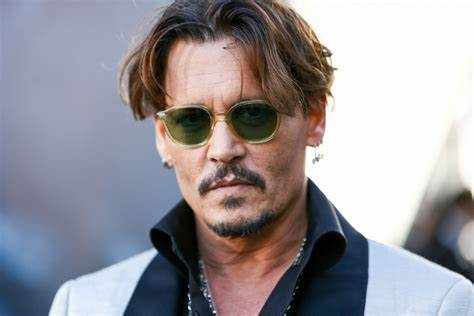
#> input picture Assignment_1/prob3_img1.jpg, 474 x 316 px
$ jupyter execute prob3.ipynb
#> lines starting #> are read from the running program, lines starting #| are printed output that depends on the picture
[cell 1]
import cv2
import matplotlib.pyplot as plt
import numpy as np

# Function to apply a high-pass filter
def high_pass_filter(image):
    blurred = cv2.GaussianBlur(image, (21, 21), 0)
    high_pass = cv2.subtract(image, blurred)
    high_pass = cv2.normalize(high_pass, None, 0, 255, cv2.NORM_MINMAX)
    return high_pass

# Function to apply a low-pass filter
def low_pass_filter(image):
    low_pass = cv2.GaussianBlur(image, (21, 21), 0)
    return low_pass

# Function to combine two images
def combine_images(high_pass, low_pass):
    combined = cv2.addWeighted(high_pass, 0.5, low_pass, 0.5, 0)
    return combined

# Load the images
image1 = cv2.imread('prob3_img1.jpg')  # Replace with your image path
#> image1 is the input picture: shape (316, 474, 3); mean B, G, R 153.5, 147.7, 151
image2 = cv2.imread('prob3_img2.jpg')  # Replace with your image path
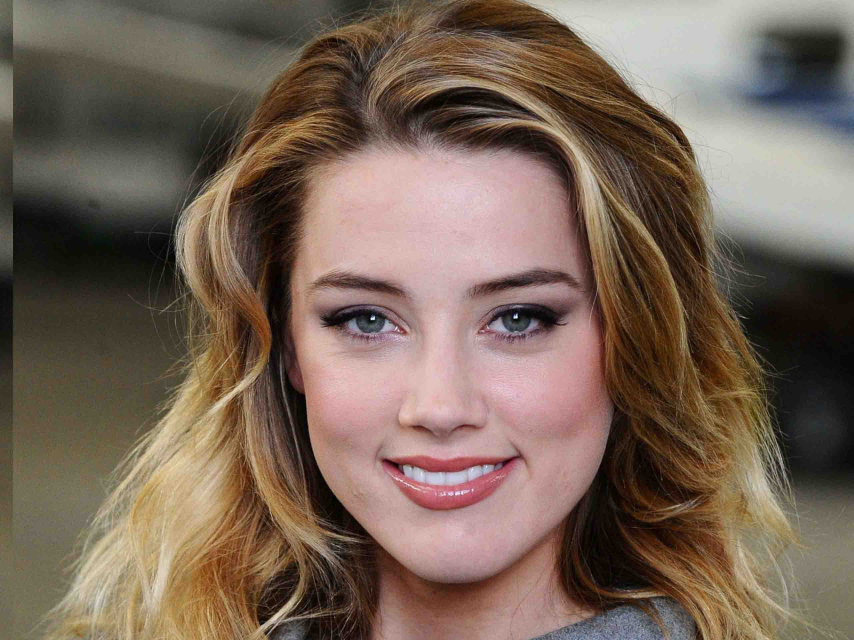
#> input picture Assignment_1/prob3_img2.jpg, 2560 x 1920 px (shown at 1/3 size)
#> image2 is the input picture: shape (1920, 2560, 3); mean B, G, R 87.2, 100.9, 119.6

# Check if images are loaded
if image1 is None or image2 is None:
    print("Error: One or both images not found. Check the file paths.")
else:
    # Resize images to the same size
    image2 = cv2.resize(image2, (image1.shape[1], image1.shape[0]))
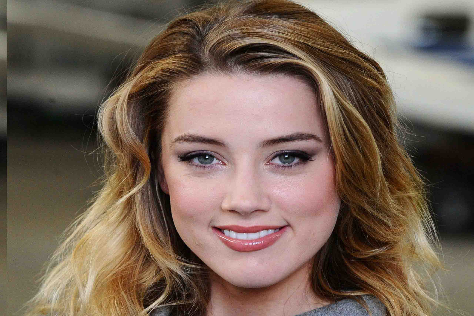
#> image2: shape (316, 474, 3); mean B, G, R 87.2, 100.8, 119.5

    # Apply filters
    high_pass = high_pass_filter(image1)
#> in high_pass_filter, `blurred = cv2.GaussianBlur(image, (21, 21), 0)`:
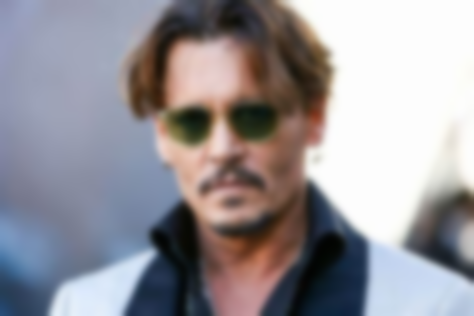
#> blurred: shape (316, 474, 3); mean B, G, R 153.5, 147.7, 151
#> in high_pass_filter, `high_pass = cv2.subtract(image, blurred)`:
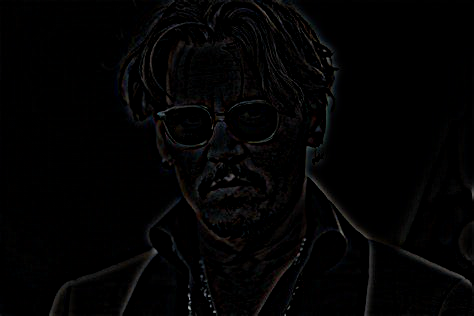
#> high_pass: shape (316, 474, 3); mean B, G, R 3.2, 3.1, 3.2
    low_pass = low_pass_filter(image2)
#> in low_pass_filter, `low_pass = cv2.GaussianBlur(image, (21, 21), 0)`:
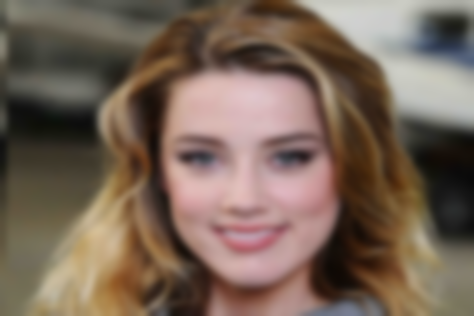
#> low_pass: shape (316, 474, 3); mean B, G, R 87.1, 100.8, 119.5

    # Combine the images
    combined = combine_images(high_pass, low_pass)
#> in combine_images, `combined = cv2.addWeighted(high_pass, 0.5, low_pass, 0.5, 0)`:
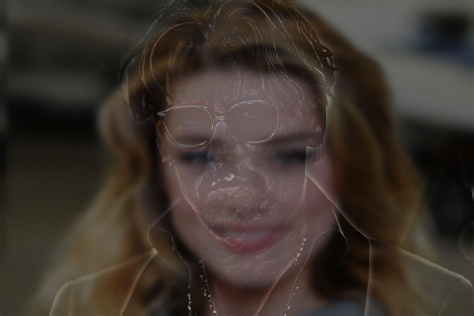
#> combined: shape (316, 474, 3); mean B, G, R 45.8, 52.5, 62

    # Convert images to RGB for displaying
    image1_rgb = cv2.cvtColor(image1, cv2.COLOR_BGR2RGB)
    image2_rgb = cv2.cvtColor(image2, cv2.COLOR_BGR2RGB)
    high_pass_rgb = cv2.cvtColor(high_pass, cv2.COLOR_BGR2RGB)
    low_pass_rgb = cv2.cvtColor(low_pass, cv2.COLOR_BGR2RGB)
    combined_rgb = cv2.cvtColor(combined, cv2.COLOR_BGR2RGB)

    # Display the images
    plt.figure(figsize=(10, 10))

    plt.subplot(3, 2, 1)
    plt.imshow(image1_rgb)
    plt.title('Original (Image 1)')
    plt.axis('off')

    plt.subplot(3, 2, 3)
    plt.imshow(image2_rgb)
    plt.title('Original (Image 2)')
    plt.axis('off')

    plt.subplot(3, 2, 2)
    plt.imshow(high_pass_rgb)
    plt.title('High-pass Filtered (Image 1)')
    plt.axis('off')

    plt.subplot(3, 2, 4)
    plt.imshow(low_pass_rgb)
    plt.title('Low-pass Filtered (Image 2)')
    plt.axis('off')

    plt.subplot(3, 2, 5)
    plt.imshow(combined_rgb)
    plt.title('Combined Image')
    plt.axis('off')

    plt.tight_layout()
    plt.show()
